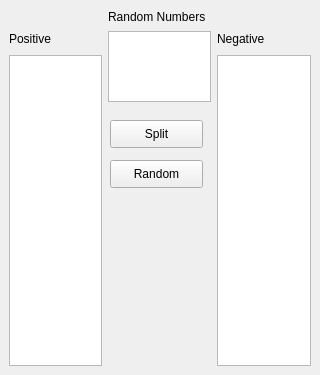
<?xml version="1.0" encoding="UTF-8"?>
<ui version="4.0">
 <class>MainWindow</class>
 <widget class="QMainWindow" name="MainWindow">
  <property name="geometry">
   <rect>
    <x>0</x>
    <y>0</y>
    <width>320</width>
    <height>375</height>
   </rect>
  </property>
  <property name="sizePolicy">
   <sizepolicy hsizetype="Fixed" vsizetype="Fixed">
    <horstretch>0</horstretch>
    <verstretch>0</verstretch>
   </sizepolicy>
  </property>
  <property name="minimumSize">
   <size>
    <width>320</width>
    <height>375</height>
   </size>
  </property>
  <property name="maximumSize">
   <size>
    <width>320</width>
    <height>375</height>
   </size>
  </property>
  <property name="windowTitle">
   <string>MainWindow</string>
  </property>
  <widget class="QWidget" name="centralwidget">
   <widget class="QPushButton" name="fill_rand">
    <property name="geometry">
     <rect>
      <x>110</x>
      <y>160</y>
      <width>93</width>
      <height>28</height>
     </rect>
    </property>
    <property name="text">
     <string>Random</string>
    </property>
   </widget>
   <widget class="QPushButton" name="split">
    <property name="geometry">
     <rect>
      <x>110</x>
      <y>120</y>
      <width>93</width>
      <height>28</height>
     </rect>
    </property>
    <property name="text">
     <string>Split</string>
    </property>
   </widget>
   <widget class="QTextBrowser" name="pos">
    <property name="geometry">
     <rect>
      <x>9</x>
      <y>55</y>
      <width>93</width>
      <height>311</height>
     </rect>
    </property>
   </widget>
   <widget class="QTextBrowser" name="neg">
    <property name="geometry">
     <rect>
      <x>217</x>
      <y>55</y>
      <width>94</width>
      <height>311</height>
     </rect>
    </property>
   </widget>
   <widget class="QLabel" name="label">
    <property name="geometry">
     <rect>
      <x>9</x>
      <y>31</y>
      <width>44</width>
      <height>16</height>
     </rect>
    </property>
    <property name="text">
     <string>Positive</string>
    </property>
   </widget>
   <widget class="QLabel" name="label_2">
    <property name="geometry">
     <rect>
      <x>217</x>
      <y>31</y>
      <width>51</width>
      <height>16</height>
     </rect>
    </property>
    <property name="text">
     <string>Negative</string>
    </property>
   </widget>
   <widget class="QTextBrowser" name="rand_nums">
    <property name="geometry">
     <rect>
      <x>108</x>
      <y>31</y>
      <width>103</width>
      <height>71</height>
     </rect>
    </property>
   </widget>
   <widget class="QLabel" name="label_3">
    <property name="geometry">
     <rect>
      <x>108</x>
      <y>9</y>
      <width>103</width>
      <height>16</height>
     </rect>
    </property>
    <property name="text">
     <string>Random Numbers</string>
    </property>
   </widget>
  </widget>
 </widget>
 <resources/>
 <connections/>
</ui>
